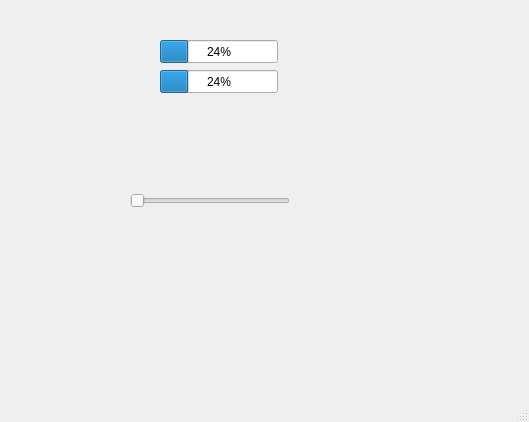
<?xml version="1.0" encoding="UTF-8"?>
<ui version="4.0">
 <class>MainWindow</class>
 <widget class="QMainWindow" name="MainWindow">
  <property name="geometry">
   <rect>
    <x>0</x>
    <y>0</y>
    <width>529</width>
    <height>422</height>
   </rect>
  </property>
  <property name="windowTitle">
   <string>MainWindow</string>
  </property>
  <widget class="QWidget" name="centralwidget">
   <widget class="QSlider" name="horizontalSlider">
    <property name="geometry">
     <rect>
      <x>130</x>
      <y>190</y>
      <width>160</width>
      <height>22</height>
     </rect>
    </property>
    <property name="orientation">
     <enum>Qt::Horizontal</enum>
    </property>
   </widget>
   <widget class="QProgressBar" name="progressBar">
    <property name="geometry">
     <rect>
      <x>160</x>
      <y>40</y>
      <width>118</width>
      <height>23</height>
     </rect>
    </property>
    <property name="value">
     <number>24</number>
    </property>
   </widget>
   <widget class="QProgressBar" name="progressBar_2">
    <property name="geometry">
     <rect>
      <x>160</x>
      <y>70</y>
      <width>118</width>
      <height>23</height>
     </rect>
    </property>
    <property name="value">
     <number>24</number>
    </property>
   </widget>
  </widget>
  <widget class="QMenuBar" name="menubar">
   <property name="geometry">
    <rect>
     <x>0</x>
     <y>0</y>
     <width>529</width>
     <height>21</height>
    </rect>
   </property>
  </widget>
  <widget class="QStatusBar" name="statusbar"/>
 </widget>
 <resources/>
 <connections/>
</ui>
